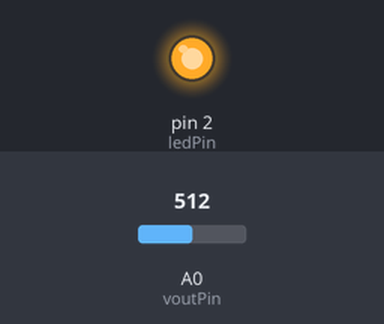
Recording of a sketch running on a simulated Arduino Uno, built with avr-gcc and run on an emulated ATmega328P. Shown: output pins drawn as LEDs (lit = HIGH). Inputs (shaded band) come from the test bench; at power-on: A0 (voutPin) = 512. What the sketch prints to the serial monitor is not drawn.

Above: at 1.8 s.
1.9 s: A0 (voutPin) set to 709
3.4 s: A0 (voutPin) set to 731
Timing chart, 0 to 6.4 s (numbered marks = the images above; inputs shaded):
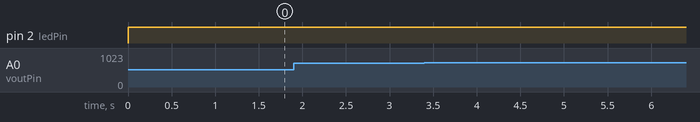

The sketch:

SHARP_PM2.5_demo.ino
```cpp
/*
name: SHARP GP2Y10 demo
version:  1.0
Author:  Lin <824676271@qq.com>
Date:    2016-08-19
Description:  空气质量检测
note: 输出单位ug/m3
*/
int voutPin = 0; // A0
int ledPin = 2; // D2
int samplingTime = 280;
int deltaTime = 40;
int sleepTime = 9680;
float voMeasured = 0;
float calcVoltage = 0;
float dustDensity = 0;
void setup() {
  Serial.begin(9600);
  pinMode(ledPin, OUTPUT);
}
void loop() {
  digitalWrite(ledPin, LOW); // 点亮LED
  delayMicroseconds(samplingTime);
  voMeasured = analogRead(voutPin); // 度数
  delayMicroseconds(deltaTime);
  digitalWrite(ledPin, HIGH); //关LED
  delayMicroseconds(sleepTime);
  calcVoltage = (float)voMeasured * (5.0 / 1024.0);
  dustDensity = 1000 * 0.17 * calcVoltage - 0.1;
  Serial.print(" - Dust Density: ");
  if ( calcVoltage > 3.5 )
  {
    Serial.print(">");  // unit: ug/m3
  }
  Serial.print(dustDensity);
  Serial.println(" ug/m3");
  delay(1000);

}
```
